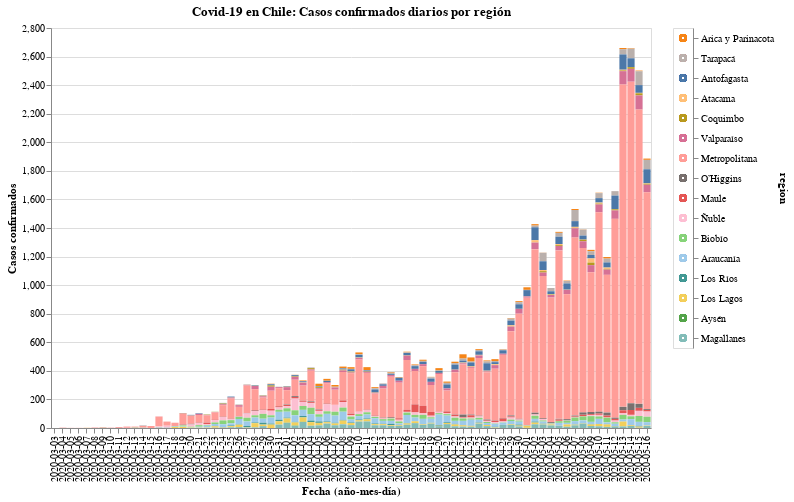

Here is the notebook cell this chart was saved with:
### Code cell
#hide_input
input_dropdown = alt.binding_select(options=data['region'].unique())
selection1 = alt.selection_single(fields=['region'], bind=input_dropdown, name=' ')
selection2 = alt.selection_multi(fields=['region'], on='mouseover')
color = alt.condition(selection1 | selection2,
                    alt.Color('region:N', scale=alt.Scale(scheme='tableau20'), legend=None),
                    alt.value('lightgray'))

chart = alt.Chart(data).mark_bar().encode(
    x=alt.X('date:O', axis=alt.Axis(title='Fecha (año-mes-día)')),
    y=alt.Y('casos', axis=alt.Axis(title='Casos confirmados')),
    color=color,
    tooltip=['date', 'region', 'casos'],
    order=alt.Order(
    # Sort the segments of the bars by this field
    'codigo region',
    sort='descending'
    )
).properties(
    title='Covid-19 en Chile: Casos confirmados diarios por región'
).add_selection(
    selection1, selection2
).transform_filter(
    selection1
)

line = alt.Chart(data).mark_line(point={
      "filled": True,
      "fill": "firebrick"
    }, color='firebrick').encode(
    x=alt.X('date:N', axis=alt.Axis(title='Fecha (año-mes-día)')),
    y = alt.Y('Rolling:Q'),
    shape=alt.Shape('Promedio móvil últimos 7 días', legend=alt.Legend(title=""))
)

legend = alt.Chart(data).mark_point().encode(
    y=alt.Y('region:N', axis=alt.Axis(orient='right'), sort=regiones),
    color=color
).add_selection(
    selection1, selection2
)

chart.properties(width=600, height=400) | legend

### Figure 1 — Vega-Lite specification as saved in the notebook (floating-point values rounded to 4 significant figures; data arrays with more than 128 entries replaced by an {"elided": "..."} marker saying what was removed)
{"config": {"view": {"continuousWidth": 400, "continuousHeight": 300}}, "hconcat": [{"mark": "bar", "encoding": {"color": {"condition": {"type": "nominal", "field": "region", "legend": null, "scale": {"scheme": "tableau20"}, "selection": {"or": [" ", "selector001"]}}, "value": "lightgray"}, "order": {"type": "quantitative", "field": "codigo region", "sort": "descending"}, "tooltip": [{"type": "nominal", "field": "date"}, {"type": "nominal", "field": "region"}, {"type": "quantitative", "field": "casos"}], "x": {"type": "ordinal", "axis": {"title": "Fecha (año-mes-día)"}, "field": "date"}, "y": {"type": "quantitative", "axis": {"title": "Casos confirmados"}, "field": "casos"}}, "height": 400, "selection": {" ": {"type": "single", "fields": ["region"], "bind": {"input": "select", "options": ["Arica y Parinacota", "Tarapacá", "Antofagasta", "Atacama", "Coquimbo", "Valparaíso", "Metropolitana", "O’Higgins", "Maule", "Ñuble", "Biobío", "Araucanía", "Los Ríos", "Los Lagos", "Aysén", "Magallanes"]}}, "selector001": {"type": "multi", "fields": ["region"], "on": "mouseover"}}, "title": "Covid-19 en Chile: Casos confirmados diarios por región", "transform": [{"filter": {"selection": " "}}], "width": 600}, {"mark": "point", "encoding": {"color": {"condition": {"type": "nominal", "field": "region", "legend": null, "scale": {"scheme": "tableau20"}, "selection": {"or": [" ", "selector001"]}}, "value": "lightgray"}, "y": {"type": "nominal", "axis": {"orient": "right"}, "field": "region", "sort": ["Arica y Parinacota", "Tarapacá", "Antofagasta", "Atacama", "Coquimbo", "Valparaíso", "Metropolitana", "O’Higgins", "Maule", "Ñuble", "Biobío", "Araucanía", "Los Ríos", "Los Lagos", "Aysén", "Magallanes"]}}, "selection": {" ": {"type": "single", "fields": ["region"], "bind": {"input": "select", "options": ["Arica y Parinacota", "Tarapacá", "Antofagasta", "Atacama", "Coquimbo", "Valparaíso", "Metropolitana", "O’Higgins", "Maule", "Ñuble", "Biobío", "Araucanía", "Los Ríos", "Los Lagos", "Aysén", "Magallanes"]}}, "selector001": {"type": "multi", "fields": ["region"], "on": "mouseover"}}}], "data": {"name": "data-308e144d4ef83d414dfc92054b5f8ce2"}, "$schema": "https://vega.github.io/schema/vega-lite/v4.8.1.json", "datasets": {"data-308e144d4ef83d414dfc92054b5f8ce2": {"elided": "1200 records"}}}
